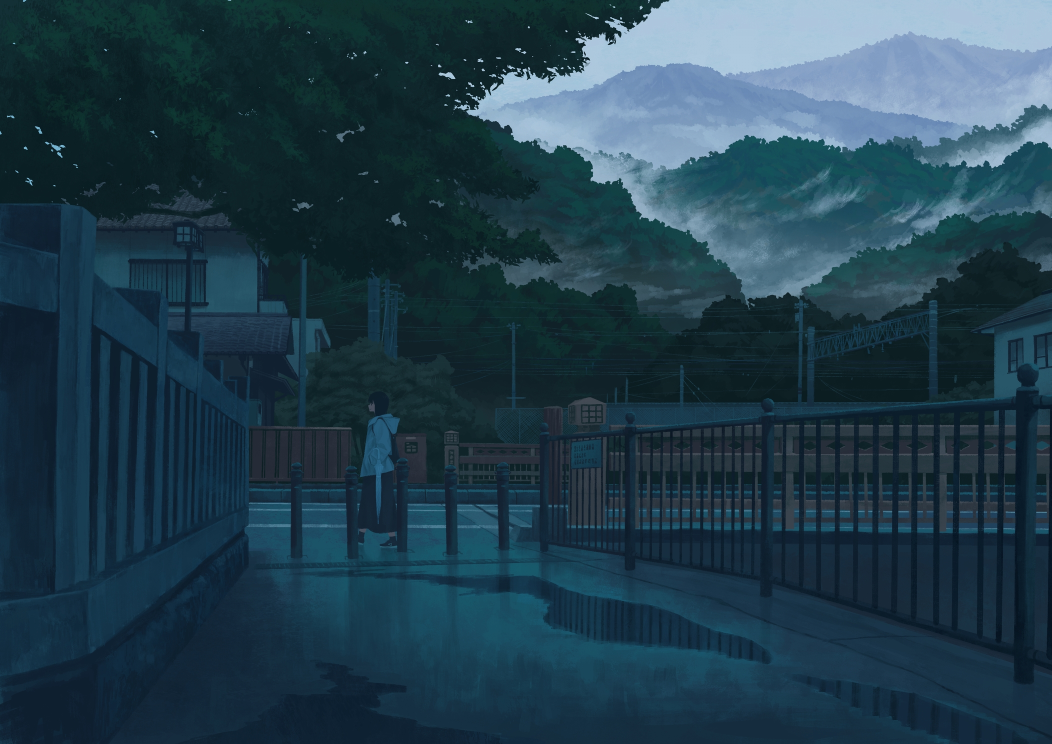
#> input picture assets/wallpapers/138032536_p0.jpg, 2104 x 1488 px (shown at 1/2 size)
$ python analyze-wallpaper-colors.py ../../assets/wallpapers
#> lines starting #> are read from the running program, lines starting #| are printed output that depends on the picture
#!/usr/bin/env python3
"""Analyze wallpaper colors and cache dominant hue per file.

Scans a directory for image/video files, extracts the dominant color,
and buckets each into one of 12 hue categories. Results are cached
incrementally in a JSON file.

Usage:
    analyze-wallpaper-colors.py <directory> [--cache <path>] [--force]

Output JSON format:
    {
        "/path/to/file.jpg": {"hue": 210, "sat": 0.72, "lum": 0.45, "bucket": "blue"},
        ...
    }
"""

import argparse
import colorsys
import json
import logging
import os
import sys
from collections import Counter
from pathlib import Path

from PIL import Image

logging.basicConfig(level=logging.INFO, format="%(message)s")
log = logging.getLogger(__name__)

IMAGE_EXTS = {".jpg", ".jpeg", ".png", ".webp", ".avif", ".bmp", ".svg", ".gif"}
VIDEO_EXTS = {".mp4", ".webm", ".mkv", ".avi", ".mov"}
ALL_EXTS = IMAGE_EXTS | VIDEO_EXTS

# 12 hue buckets — ranges are [start, end) in degrees
HUE_BUCKETS = [
    ("red",     0,   15),
    ("orange",  15,  45),
    ("yellow",  45,  70),
    ("lime",    70,  100),
    ("green",   100, 140),
    ("teal",    140, 170),
    ("cyan",    170, 200),
    ("blue",    200, 245),
    ("indigo",  245, 270),
    ("violet",  270, 310),
    ("pink",    310, 345),
    ("red2",    345, 361),  # wraps around
]

# Representative colors for each bucket (used by QML for the dot display)
BUCKET_COLORS = {
    "red":    "#E53935",
    "orange": "#FB8C00",
    "yellow": "#FDD835",
    "lime":   "#7CB342",
    "green":  "#43A047",
    "teal":   "#00897B",
    "cyan":   "#00ACC1",
    "blue":   "#1E88E5",
    "indigo": "#5E35B1",
    "violet": "#8E24AA",
    "pink":   "#D81B60",
    "neutral":"#78909C",
}


def hue_to_bucket(hue_deg: float, saturation: float) -> str:
    """Map a hue degree (0-360) and saturation to a bucket name."""
    if saturation < 0.12:
        return "neutral"
    for name, start, end in HUE_BUCKETS:
        if start <= hue_deg < end:
            return name.rstrip("2")  # red2 -> red
    return "neutral"


def dominant_color(image_path: str, sample_size: int = 150) -> tuple[float, float, float]:
    """Extract dominant color from an image. Returns (hue_deg, saturation, luminance)."""
    try:
        with Image.open(image_path) as img:
            # Resize for speed
            img = img.convert("RGB").resize((sample_size, sample_size), Image.LANCZOS)
            pixels = list(img.getdata())
    except Exception:
        return (0.0, 0.0, 0.0)

    if not pixels:
        return (0.0, 0.0, 0.0)

    # Quantize to reduce noise — use 5-bit color (32 levels per channel)
    quantized = [(r >> 3, g >> 3, b >> 3) for r, g, b in pixels]
    counter = Counter(quantized)

    # Weight by frequency, skip very dark and very light pixels
    weighted_h = 0.0
    weighted_s = 0.0
    weighted_l = 0.0
    total_weight = 0

    for (rq, gq, bq), count in counter.most_common(20):
        r, g, b = rq * 8, gq * 8, bq * 8
        h, l, s = colorsys.rgb_to_hls(r / 255, g / 255, b / 255)
        # Skip near-black and near-white
        if l < 0.08 or l > 0.92:
            continue
        # Weight saturated colors more
        weight = count * (0.5 + s)
        weighted_h += h * weight
        weighted_s += s * weight
        weighted_l += l * weight
        total_weight += weight

    if total_weight == 0:
        return (0.0, 0.0, 0.5)

    avg_h = weighted_h / total_weight
    avg_s = weighted_s / total_weight
    avg_l = weighted_l / total_weight

    return (avg_h * 360, avg_s, avg_l)


def get_video_thumbnail(video_path: str) -> str | None:
    """Find cached video thumbnail (same path as iNiR's video first-frame system)."""
    import hashlib
    xdg_config = os.environ.get("XDG_CONFIG_HOME", os.path.expanduser("~/.config"))
    thumb_dir = os.path.join(xdg_config, "hypr/custom/scripts/mpvpaper_thumbnails")
    md5 = hashlib.md5(video_path.encode()).hexdigest()
    thumb_path = os.path.join(thumb_dir, f"{md5}.jpg")
    if os.path.isfile(thumb_path):
        return thumb_path
    return None


def analyze_file(file_path: str) -> dict | None:
    """Analyze a single file and return color data."""
    ext = Path(file_path).suffix.lower()

    if ext in VIDEO_EXTS:
        thumb = get_video_thumbnail(file_path)
        if not thumb:
            return None  # Skip videos without thumbnails
        analyze_path = thumb
    elif ext in IMAGE_EXTS:
        analyze_path = file_path
    else:
        return None

    hue, sat, lum = dominant_color(analyze_path)
    bucket = hue_to_bucket(hue, sat)

    return {
        "hue": round(hue, 1),
        "sat": round(sat, 3),
        "lum": round(lum, 3),
        "bucket": bucket,
    }


def main():
    parser = argparse.ArgumentParser(description="Analyze wallpaper colors")
    parser.add_argument("directory", help="Directory to scan")
    parser.add_argument("--cache", default=None,
                        help="Cache JSON path (default: ~/.cache/quickshell/wallpaper-colors.json)")
    parser.add_argument("--force", action="store_true", help="Re-analyze all files")
    parser.add_argument("--json-output", action="store_true",
                        help="Print results to stdout as JSON (for QML Process consumption)")
    args = parser.parse_args()

    directory = os.path.expanduser(args.directory)
    if not os.path.isdir(directory):
        log.error(f"Not a directory: {directory}")
        sys.exit(1)

    cache_path = args.cache or os.path.join(
        os.environ.get("XDG_CACHE_HOME", os.path.expanduser("~/.cache")),
        "quickshell", "wallpaper-colors.json"
    )

    # Load existing cache
    cache = {}
    if not args.force and os.path.isfile(cache_path):
        try:
            with open(cache_path) as f:
                cache = json.load(f)
        except (json.JSONDecodeError, OSError):
            cache = {}

    # Scan directory
    files = []
    for entry in os.scandir(directory):
        if entry.is_file() and Path(entry.name).suffix.lower() in ALL_EXTS:
            files.append(entry.path)
#> pass 2 of the loop in main, `for entry in os.scandir(directory):`:

    # Determine which files need analysis
    to_analyze = []
    for fp in files:
        if fp not in cache:
            to_analyze.append(fp)

    # Remove deleted files from cache
    existing = set(files)
    removed = [k for k in cache if k.startswith(directory + "/") and k not in existing]
    for k in removed:
        del cache[k]

    total = len(to_analyze)
    if total == 0:
        log.info("All files already analyzed")
        if args.json_output:
            # Output only entries for this directory
            dir_cache = {k: v for k, v in cache.items() if k.startswith(directory + "/")}
            print(json.dumps(dir_cache))
        _save_cache(cache, cache_path)
        sys.exit(0)

    log.info(f"Analyzing {total} files...")
    # Save every N files so partial progress survives if we get killed mid-run
    # (the wallpaper selector kills this process when it closes).
    SAVE_EVERY = 25
    for i, fp in enumerate(to_analyze, 1):
        result = analyze_file(fp)
#> in dominant_color, img is the input picture: PIL image 2104x1488 RGB; mean R, G, B 34.3, 62, 76.5
#> in dominant_color, `img = img.convert("RGB").resize((sample_size, sample_size), Image.LANC..`:
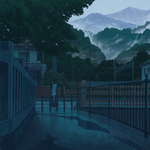
#> img: PIL image 150x150 RGB; mean R, G, B 34.3, 62, 76.5
#> in dominant_color, `pixels = list(img.getdata())`: pixels = 22500 items
#> in dominant_color, `counter = Counter(quantized)`: counter = 299 items
#> the loop in dominant_color, `for (rq, gq, bq), count in counter.most_common(20):` made 20 passes
#> (rq, gq, bq, count, r, g, b, h) on passes 1, 2, 4, 5, 6, 7, 8, 9, 10, 12, 13, 14: (2, 5, 7, 1586, 16, 40, 56, 0.567), (1, 4, 5, 1321, 8, 32, 40, 0.542), (2, 6, 8, 997, 16, 48, 64, 0.556), (1, 5, 5, 895, 8, 40, 40, 0.5), (2, 4, 6, 878, 16, 32, 48, 0.583), (2, 4, 5, 811, 16, 32, 40, 0.556), (1, 4, 6, 806, 8, 32, 48, 0.567), (2, 6, 9, 721, 16, 48, 72, 0.571), (2, 5, 8, 713, 16, 40, 64, 0.583), (2, 5, 6, 488, 16, 40, 48, 0.542), (21, 24, 27, 469, 168, 192, 216, 0.583), (2, 7, 9, 462, 16, 56, 72, 0.548)
#> (rq, gq, bq, count, r, g, b, h) on passes 3, 11: (1, 4, 4, 1152, 8, 32, 32, 0.5), (1, 3, 4, 627, 8, 24, 32, 0.556)
#> after the loop in dominant_color, `for (rq, gq, bq), count in counter.most_common(20):`: total_weight = 13103; weighted_h = 7334.4; weighted_l = 2017.6; weighted_s = 7650.2
#> in dominant_color, `avg_h = weighted_h / total_weight`: avg_h = 0.56
#> in dominant_color, `avg_s = weighted_s / total_weight`: avg_s = 0.584
#> in dominant_color, `avg_l = weighted_l / total_weight`: avg_l = 0.154
#> in analyze_file, `hue, sat, lum = dominant_color(analyze_path)`: hue = 201.5; sat = 0.584; lum = 0.154
#> in analyze_file, `bucket = hue_to_bucket(hue, sat)`: bucket = 'blue'
#> result = {'hue': 201.5, 'sat': 0.584, 'lum': 0.154, 'bucket': 'blue'}
        if result:
            cache[fp] = result
        print(f"PROGRESS {i}/{total}", flush=True)
        if i % SAVE_EVERY == 0:
            _save_cache(cache, cache_path)
#> pass 2 of the loop in main, `for i, fp in enumerate(to_analyze, 1):`:
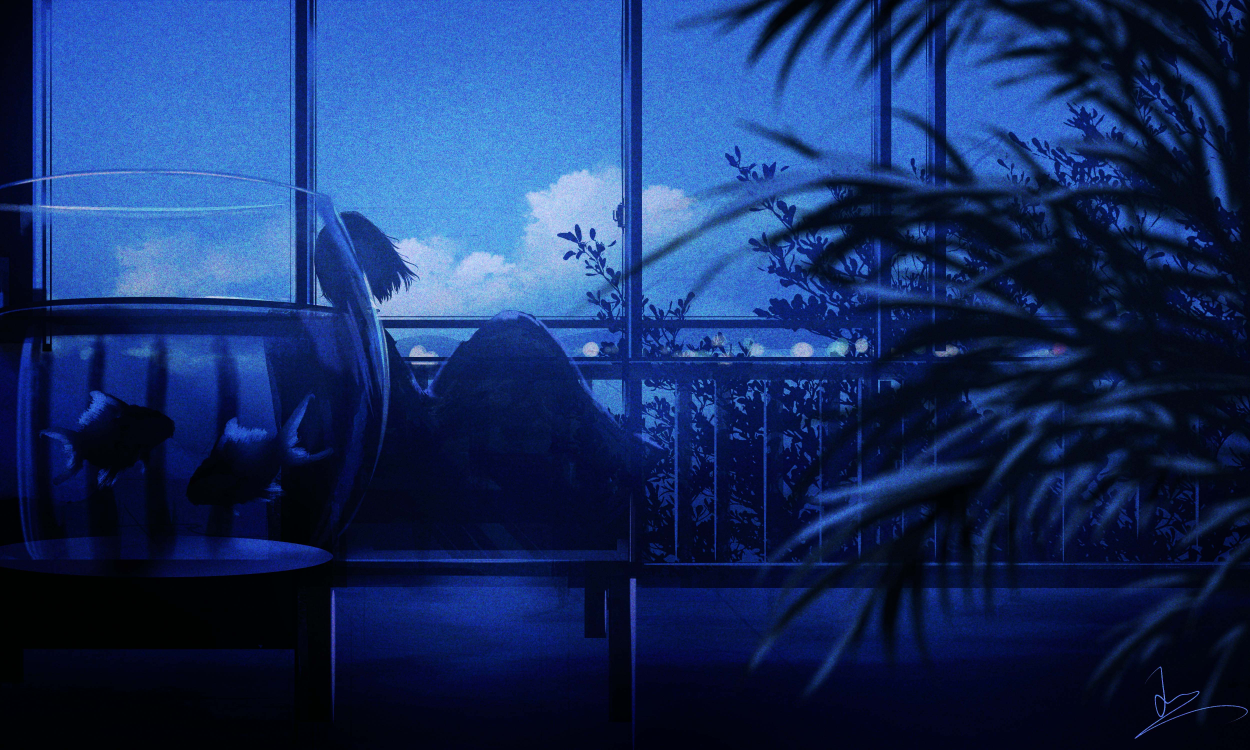
#> input picture assets/wallpapers/139396752_p0.jpg, 5000 x 3000 px (shown at 1/4 size)
#> in dominant_color, img is the input picture: PIL image 5000x3000 RGB; mean R, G, B 23.7, 48, 100.5
#> in dominant_color (call 2), `img = img.convert("RGB").resize((sample_size, sample_size), Image.LANC..`:
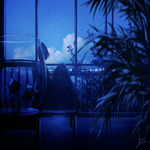
#> img: PIL image 150x150 RGB; mean R, G, B 23.7, 48, 100.5
#> counter = 582 items
#> the loop in dominant_color (call 2), `for (rq, gq, bq), count in counter.most_common(20):` made 20 passes
#> (rq, gq, bq, count, r, g, b, h) on passes 1, 2, 3, 4, 5, 6, 7, 9: (0, 0, 2, 1247, 0, 0, 16, 0.667), (0, 0, 0, 1048, 0, 0, 0, 0), (0, 1, 3, 929, 0, 8, 24, 0.611), (0, 0, 3, 880, 0, 0, 24, 0.667), (0, 1, 5, 718, 0, 8, 40, 0.633), (0, 1, 4, 694, 0, 8, 32, 0.625), (0, 0, 1, 693, 0, 0, 8, 0.667), (0, 0, 4, 595, 0, 0, 32, 0.667)
#> after the loop in dominant_color (call 2), `for (rq, gq, bq), count in counter.most_common(20):`: total_weight = 4852.4; weighted_h = 3022.5; weighted_l = 1329.5; weighted_s = 4045.9
#> avg_h = 0.623
#> avg_s = 0.834
#> avg_l = 0.274
#> result = {'hue': 224.2, 'sat': 0.834, 'lum': 0.274, 'bucket': 'blue'}

    _save_cache(cache, cache_path)

    if args.json_output:
        dir_cache = {k: v for k, v in cache.items() if k.startswith(directory + "/")}
        print(json.dumps(dir_cache))

    log.info(f"Done. Analyzed {total} new files, {len(cache)} total cached.")


def _save_cache(cache: dict, path: str):
    os.makedirs(os.path.dirname(path), exist_ok=True)
    with open(path, "w") as f:
        json.dump(cache, f, separators=(",", ":"))


if __name__ == "__main__":
    main()
